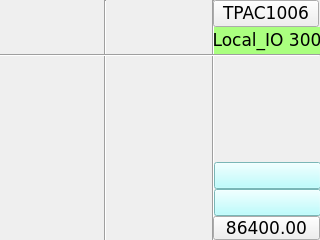
<?xml version="1.0" encoding="UTF-8"?>
<ui version="4.0">
<class>page300</class>
<widget class="QWidget" name="page300">
<property name="geometry">
<rect>
<x>0</x>
<y>0</y>
<width>320</width>
<height>240</height>
</rect>
</property>
<property name="minimumSize">
<size>
<width>320</width>
<height>240</height>
</size>
</property>
<property name="maximumSize">
<size>
<width>320</width>
<height>240</height>
</size>
</property>
<property name="windowTitle">
<string>page300</string>
</property>
<property name="styleSheet">
<string notr="true">QWidget#page300
{
}</string>
</property>
<widget class="ATCMdate" name="atcmDate">
<property name="geometry">
<rect>
<x>214</x>
<y>162</y>
<width>107</width>
<height>27</height>
</rect>
</property>
<property name="font">
<font>
<family>DejaVu Sans</family>
<pointsize>13</pointsize>
</font>
</property>
<property name="styleSheet">
<string notr="true">background-color: rgb(170, 255, 255);</string>
</property>
<property name="toolTip">
<string>ATCM QDate</string>
</property>
<property name="whatsThis">
<string>ATCMdate widget</string>
</property>
<property name="bgColor">
<color>
<red>170</red>
<green>255</green>
<blue>127</blue>
</color>
</property>
<property name="borderColor">
<color alpha="0">
<red>0</red>
<green>0</green>
<blue>0</blue>
</color>
</property>
<property name="fontColor">
<color>
<red>0</red>
<green>0</green>
<blue>0</blue>
</color>
</property>
<property name="borderWidth">
<number>0</number>
</property>
<property name="borderRadius">
<number>0</number>
</property>
<property name="format">
<enum>ATCMdate::YYYY_MM_DD</enum>
</property>
</widget>
<widget class="Line" name="line_vt_2">
<property name="geometry">
<rect>
<x>205</x>
<y>0</y>
<width>16</width>
<height>241</height>
</rect>
</property>
<property name="font">
<font>
<family>DejaVu Sans Mono</family>
<pointsize>10</pointsize>
</font>
</property>
<property name="orientation">
<enum>Qt::Vertical</enum>
</property>
</widget>
<widget class="Line" name="line_vt_1">
<property name="geometry">
<rect>
<x>104</x>
<y>0</y>
<width>3</width>
<height>241</height>
</rect>
</property>
<property name="font">
<font>
<family>DejaVu Sans Mono</family>
<pointsize>10</pointsize>
</font>
</property>
<property name="orientation">
<enum>Qt::Vertical</enum>
</property>
</widget>
<widget class="ATCMbutton" name="atcmButton_MENU">
<property name="geometry">
<rect>
<x>213</x>
<y>0</y>
<width>106</width>
<height>27</height>
</rect>
</property>
<property name="font">
<font>
<family>DejaVu Sans</family>
<pointsize>13</pointsize>
</font>
</property>
<property name="checkable">
<bool>false</bool>
</property>
<property name="toolTip">
<string/>
</property>
<property name="whatsThis">
<string>ATCMbutton widget</string>
</property>
<property name="pageName">
<string>menu</string>
</property>
<property name="passwordVar">
<string/>
</property>
<property name="statusvar">
<string/>
</property>
<property name="viewStatus">
<bool>false</bool>
</property>
<property name="visibilityVar">
<string/>
</property>
<property name="bgColor">
<color>
<red>170</red>
<green>255</green>
<blue>255</blue>
</color>
</property>
<property name="bgPressColor">
<color>
<red>255</red>
<green>0</green>
<blue>0</blue>
</color>
</property>
<property name="text">
<string>TPAC1006</string>
</property>
<property name="pressText">
<string>TPAC1006</string>
</property>
<property name="borderWidth">
<number>1</number>
</property>
<property name="borderRadius">
<number>0</number>
</property>
<property name="apparence">
<enum>QFrame::Raised</enum>
</property>
</widget>
<widget class="ATCMlabel" name="atcmLabel_PLC_time">
<property name="geometry">
<rect>
<x>213</x>
<y>216</y>
<width>107</width>
<height>24</height>
</rect>
</property>
<property name="font">
<font>
<family>DejaVu Sans</family>
<pointsize>13</pointsize>
</font>
</property>
<property name="text">
<string>86400.00</string>
</property>
<property name="toolTip">
<string>PLC_time</string>
</property>
<property name="whatsThis">
<string>ATCMlabel widget</string>
</property>
<property name="variable">
<string>PLC_time</string>
</property>
<property name="refresh">
<number>500</number>
</property>
<property name="max">
<string>0</string>
</property>
<property name="min">
<string>0</string>
</property>
<property name="viewStatus">
<bool>false</bool>
</property>
<property name="visibilityVar">
<string/>
</property>
<property name="bgColor">
<color>
<red>170</red>
<green>255</green>
<blue>127</blue>
</color>
</property>
<property name="borderWidth">
<number>0</number>
</property>
<property name="borderRadius">
<number>0</number>
</property>
</widget>
<widget class="ATCMtime" name="atcmTime">
<property name="geometry">
<rect>
<x>214</x>
<y>189</y>
<width>107</width>
<height>27</height>
</rect>
</property>
<property name="font">
<font>
<family>DejaVu Sans</family>
<pointsize>13</pointsize>
</font>
</property>
<property name="styleSheet">
<string notr="true">background-color: rgb(170, 255, 255);</string>
</property>
<property name="toolTip">
<string>ATCM QTime</string>
</property>
<property name="whatsThis">
<string>ATCMtime widget</string>
</property>
<property name="bgColor">
<color>
<red>170</red>
<green>255</green>
<blue>127</blue>
</color>
</property>
<property name="borderColor">
<color alpha="0">
<red>0</red>
<green>0</green>
<blue>0</blue>
</color>
</property>
<property name="fontColor">
<color>
<red>0</red>
<green>0</green>
<blue>0</blue>
</color>
</property>
<property name="borderWidth">
<number>0</number>
</property>
<property name="borderRadius">
<number>0</number>
</property>
</widget>
<widget class="Line" name="line">
<property name="geometry">
<rect>
<x>0</x>
<y>54</y>
<width>320</width>
<height>3</height>
</rect>
</property>
<property name="orientation">
<enum>Qt::Horizontal</enum>
</property>
</widget>
<widget class="QLabel" name="label_Qt_Project">
<property name="geometry">
<rect>
<x>214</x>
<y>27</y>
<width>106</width>
<height>27</height>
</rect>
</property>
<property name="font">
<font>
<family>DejaVu Sans</family>
<pointsize>13</pointsize>
</font>
</property>
<property name="styleSheet">
<string notr="true">background-color: rgb(170, 255, 127);</string>
</property>
<property name="text">
<string>Local_IO 300</string>
</property>
<property name="alignment">
<set>Qt::AlignCenter</set>
</property>
</widget>
</widget>
<customwidgets>
<customwidget>
<class>ATCMbutton</class>
<extends>QPushButton</extends>
<header>atcmplugin.h</header>
</customwidget>
<customwidget>
<class>ATCMdate</class>
<extends>QPushButton</extends>
<header>atcmplugin.h</header>
</customwidget>
<customwidget>
<class>ATCMlabel</class>
<extends>QPushButton</extends>
<header>atcmplugin.h</header>
</customwidget>
<customwidget>
<class>ATCMtime</class>
<extends>QPushButton</extends>
<header>atcmplugin.h</header>
</customwidget>
</customwidgets>
<resources/>
 <connections>
  <connection>
   <sender>atcmButton_MENU</sender>
   <signal>newPage(const char*,bool)</signal>
   <receiver>page300</receiver>
   <slot>goto_page(const char*,bool)</slot>
  </connection>
 </connections>
<slots>
<slot>goto_page(const char*,bool)</slot>
</slots>
</ui>
